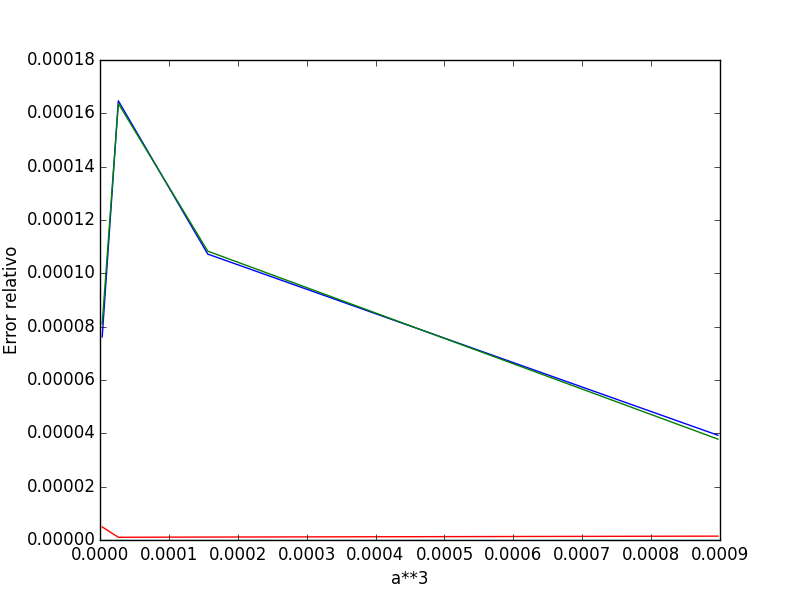

Source code (Python):
# -*- coding: utf-8 -*-
"""
Created on Sat Aug 03 13:39:38 2019

@author: Feña
"""

import scipy as sp
import matplotlib.pylab as plt


# Se desean mostrar los errores producidos por perdida de significancia, en una funcion aritmetica, se escogio la funcion cubica
a= [0.897*(10**-3), 1.564*(10**-4), 2.664*(10**-5), 3.196*(10**-6)]
N=len(a)

# Para poder observar la diferencia y los errores que se producen.
#Se obtiene primero el valor real, calculado a mano. (Calculadora TI con 12 flotantes)
valor_real=[7.21734*(10**-10),3.82569*(10**-12),1.89061*(10**-14),3.26453*(10**-17)]

#Luego los valores exactos calculados por la consola, que es de 64 bits
valor_exacto=[]
for i in a:
    ve=((i**3))
    valor_exacto.append(ve)

#Valores calculados para 32 bits
valores_32 = []
for i in a:
    v32=sp.float32((i**3))
    valores_32.append(v32)

#Valores calculados para 64 bits
valores_64 = []
for i in a:
    v64=sp.float64((i**3))
    valores_64.append(v64)
    
#Calculo de errores porcentuales entre el valor real y exacto, y el valor entregado por el programa tanto en 32 y 64 bits
error_32_r = []
error_64_r = []

i = 0
while i < N:
    error_32_r.append(((abs(valores_32[i] - valor_real[i]))/valor_real[i])*100)
    error_64_r.append(((abs(valores_64[i] - valor_real[i]))/valor_real[i])*100)
    i+=1

error_32_e = []
error_64_e = []

j = 0
while j < N:
    error_32_e.append(((abs(valores_32[j] - valor_exacto[j]))/valor_exacto[j])*100)
    error_64_e.append(((abs(valores_64[j] - valor_exacto[j]))/valor_exacto[j])*100)#como es de esperar este error debiese ser 0
    j+=1

print "\n"
print "Valores reales: ", valor_real, "\n"
print "Valores exactos: ", valor_exacto, "\n"
print "Valores 32 bits: \n", valores_32, "\n"
print "Valores 64 bits: \n", valores_64, "\n"
print "Errores 32 bits (real): \n",error_32_r, "\n"
print "Errores 64 bits (real): \n",error_64_r, "\n"
print "Errores 32 bits (exacto): \n",error_32_e, "\n"
print "Errores 64 bits (exacto): \n",error_64_e, "\n"

#Plot de los errores encontrados
plt.xlabel("a**3")
plt.ylabel("Error relativo")
plt.figure(1)
plt.plot(a,error_32_r, label="Error 32 bits (real)" )
plt.plot(a,error_64_r, label="Error 64 bits (real)" )

plt.plot(a,error_32_e, label="Error 32 bits (exacto)" )
plt.plot(a,error_64_e, label="Error 64 bits (exacto)" )

plt.savefig("loss-of-significance.png")

plt.show()

# La idea era hacerlo para un general y no un par de numeros, en este caso la función no es solo cubica, sino que tenia una division para poder contar con varios decimales
#import numpy as np
#import scipy as sp
#import matplotlib.pylab as plt

#a = np.linspace(0,999, dtype = float32)
#b = np.linspace(0,999, dtype = float64)
#N = len(b)

# Para poder observar la diferencia y los errores que se producen.
#Luego los valores exactos calculados por la consola, que es de 64 bits
#valor_exacto=[]
#for i in b:
 #   ve=np.float64((i/3196)**3)
  #  valor_exacto.append(ve)

#Valores calculados para 32 bits
#valores_32 = []
#for i in a:
 #   v32=np.float32((i/3196)**3)
  #  valores_32.append(v32)

    
#Calculo de errores porcentuales entre el valor exacto, y el valor entregado por el programa en 32 bits

#error_32_e = []

#i = 0
#while i < N:
 #   error_32_e.append(((abs(valores_32[i] - valor_exacto[i]))/valor_exacto[i])*100)
  # i+=1

#print "\n"

#print "Valores exactos: ", valor_exacto, "\n"
#print "Valores 32 bits: \n", valores_32, "\n"
#print "Errores 32 bits (exacto): \n",error_32_e, "\n"


#Plot de los errores encontrados
#plt.xlabel("a**3")
#plt.ylabel("Error relativo")
#plt.figure(1)
#plt.plot(a,error_32_r, label="Error 32 bits" )

#plt.savefig("loss-of-significance.png")

#plt.show()